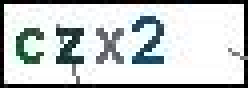
#> input picture score_spider/tools/1.png, 62 x 22 px (shown 4 times larger)
$ python captcha_verify.py
#> lines starting #> are read from the running program, lines starting #| are printed output that depends on the picture
# -*- coding:utf-8 -*-
import difflib
from PIL import Image

threshold = 127

info = {
    "offsetWidth": 2,   #宽度偏移
    "offsetHeight": 4,  #高度偏移
    "wordNum": 4,       #字符数量
    "wordWidth": 12,    #字符宽度
    "wordHeight": 12,   #字符高度
    "wordSpace": -2     #字符空隙
}

keys = {
  "c": "111111111111111111111111111111111111111100001111111000000111110001100111110011111111110011111111110011111111110001100111111000001111111100001111",
  "b": "110011111111110011111111110011111111110010001111110000000111110001100011110011110011110011110011110011110011110001100011110000000111110010001111",
  "n": "111111111111111111111111111111111110110010000110110000000011110001110011110011110011110011110011110011110011110011110011110011110010110011110010",
  "1": "111110011111111100011111111000011110110010011110010110011111101110011111111110011111111110011111111110011111111110011111111110011110111110011110",
  "3": "111000001111110000000111100111100111011111100111101100001111110100001111111011000111111101100111100111100111100011000111110000001111111000011111",
  "2": "111000011111110000001111100011100111100111100111111111100111111111001111111110001111111100011111111000111111110011111111100000000111100000000111",
  "v": "111111111111111111111111111111111010110011100101110011100110110011100111111001001111111001001111111001001110111100011110111100011111111100011111",
  "x": "111111111111111111111111111111111111110011100111110001000111111001001111111100011111111100011111111100011111111001001111110001000111110011100111",
  "z": "111111111111111111111111111111111111110000000111110000000111111111001111111110001111111100011111111000111111111001111111110000000111110000000111"
}
def verify(data):
#> called with data = './1.png'
    codes = code = ""
    im = Image.open(data).convert('L')
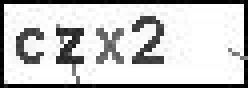
#> im: PIL image 62x22 L (shown 4 times larger); min 0, max 255, mean 198.7
    #分割单个字符
    for j in range(info['wordNum']):
        beginX = info['offsetWidth'] + (info['wordWidth'] + info['wordSpace']) * j
        beginY = info['offsetHeight']
        endX = beginX + info['wordWidth']
        endY = beginY + info['wordHeight']
        box = (beginX, beginY, endX, endY)
        imgData = ''.join(['1' if x > threshold else '0' for x in list(im.crop(box).getdata())])
        percent = maxPercent = 0.0
        #选取相似度最大的值
        for key in keys:
            percent = difflib.SequenceMatcher(None, imgData, keys[key]).ratio()
            if percent > maxPercent:
                maxPercent = percent
                code = key
        codes += code
#> after the loop, code = '2'; codes = 'czx2'
    return codes

if __name__ == "__main__":
    print(verify("./1.png"))
